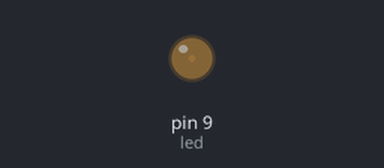
Bench run of a sketch on a simulated Arduino Uno, built with avr-gcc and run on an emulated ATmega328P. Shown: output pins drawn as LEDs (lit = HIGH).

Above: at 0.05 s.
At 0.95 s:
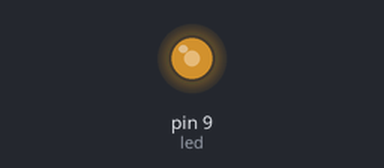
At 1.4 s:
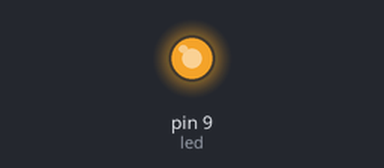
At 2.75 s:
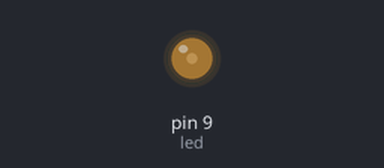
Timing chart, 0 to 7.2 s (numbered marks = the images above):
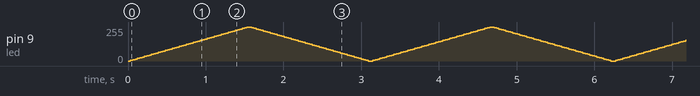

The sketch:

salidas-analogicas-led.ino
```cpp
int led = 9;
int brillo;

void setup() {
  pinMode(led, OUTPUT);
}

void loop() {
  for (brillo = 0; brillo <= 255; brillo += 5) {
    analogWrite(led, brillo);
    delay(30);
  }

  for (brillo = 255; brillo >= 0; brillo -= 5) {
    analogWrite(led, brillo);
    delay(30);
  }
}
```
